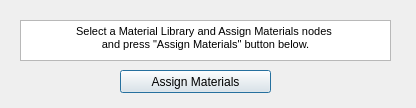
<?xml version="1.0" encoding="UTF-8"?>
<ui version="4.0">
 <class>Dialog</class>
 <widget class="QDialog" name="Dialog">
  <property name="geometry">
   <rect>
    <x>0</x>
    <y>0</y>
    <width>416</width>
    <height>108</height>
   </rect>
  </property>
  <property name="windowTitle">
   <string>Materials Assign Tool</string>
  </property>
  <property name="windowIcon">
   <iconset>
    <normaloff>QT_image.jpg</normaloff>QT_image.jpg</iconset>
  </property>
  <widget class="QTextBrowser" name="textBrowser">
   <property name="geometry">
    <rect>
     <x>20</x>
     <y>20</y>
     <width>371</width>
     <height>41</height>
    </rect>
   </property>
   <property name="html">
    <string>&lt;!DOCTYPE HTML PUBLIC &quot;-//W3C//DTD HTML 4.0//EN&quot; &quot;http://www.w3.org/TR/REC-html40/strict.dtd&quot;&gt;
&lt;html&gt;&lt;head&gt;&lt;meta name=&quot;qrichtext&quot; content=&quot;1&quot; /&gt;&lt;style type=&quot;text/css&quot;&gt;
p, li { white-space: pre-wrap; }
&lt;/style&gt;&lt;/head&gt;&lt;body style=&quot; font-family:'MS Shell Dlg 2'; font-size:8.25pt; font-weight:400; font-style:normal;&quot;&gt;
&lt;p align=&quot;center&quot; style=&quot; margin-top:0px; margin-bottom:0px; margin-left:0px; margin-right:0px; -qt-block-indent:0; text-indent:0px;&quot;&gt;Select a Material Library and Assign Materials nodes &lt;/p&gt;
&lt;p align=&quot;center&quot; style=&quot; margin-top:0px; margin-bottom:0px; margin-left:0px; margin-right:0px; -qt-block-indent:0; text-indent:0px;&quot;&gt;and press &amp;quot;Assign Materials&amp;quot; button below.&lt;/p&gt;&lt;/body&gt;&lt;/html&gt;</string>
   </property>
  </widget>
  <widget class="QPushButton" name="std_push_button">
   <property name="geometry">
    <rect>
     <x>120</x>
     <y>70</y>
     <width>151</width>
     <height>23</height>
    </rect>
   </property>
   <property name="text">
    <string>Assign Materials</string>
   </property>
  </widget>
 </widget>
 <resources/>
 <connections/>
</ui>
